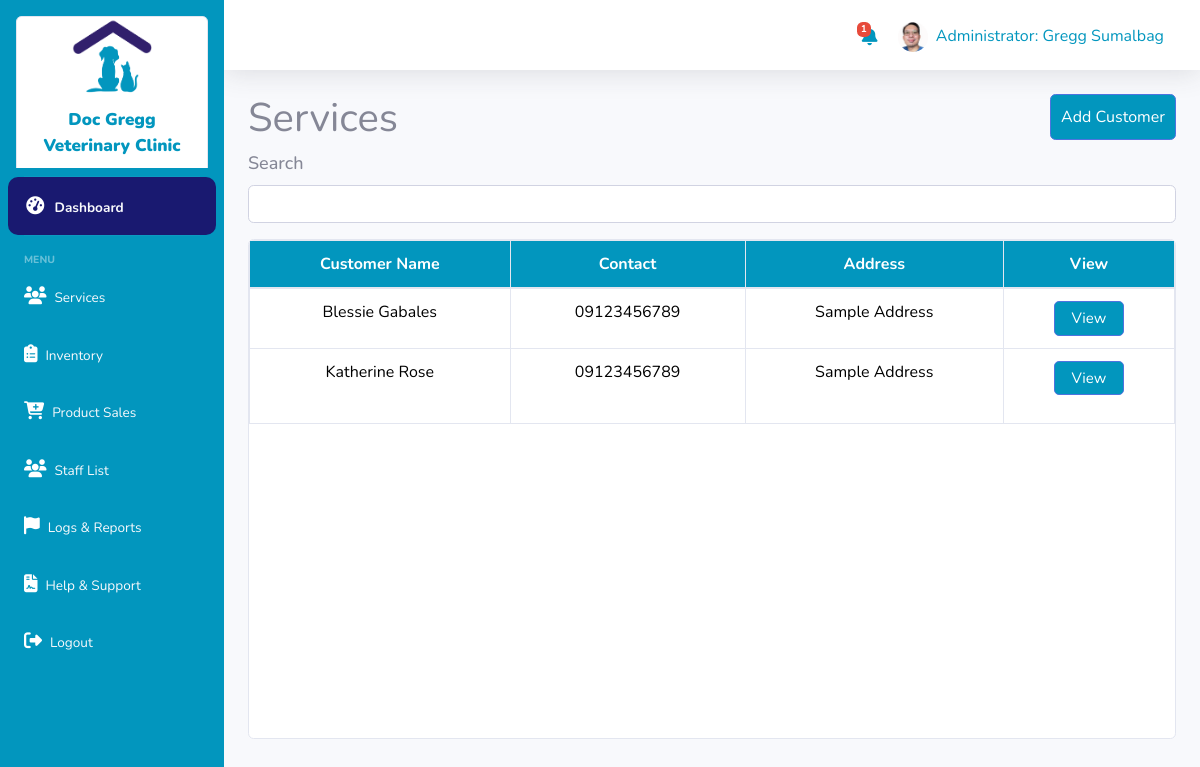
The app's page /admin/services.php (signed in) with its own data.
### tables this page shows
CREATE TABLE `tbl_user` (
  `id_user` int NOT NULL,
  `customer_name` text NOT NULL,
  `customer_contact` text NOT NULL,
  `customer_address` text NOT NULL,
  `staff_name` text NOT NULL,
  `created_at` timestamp NOT NULL,
  `deleted_at` text
);

### admin/services.php (the view, shortened to what this page needs)
<?php
    require('../classes/staff.class.php');
    $userdetails = $bmis->get_userdata();
    $user = $staffbmis->view_single_staff($userdetails['id_admin']);
    $bmis->validate_admin();
    $staffbmis->delete_services();
    $page = isset($_GET['page']) ? $_GET['page'] : 1;
    $recordsPerPage = 5;
    $view = $staffbmis->view_customers($page, $recordsPerPage);
?>
<?php
    include('dashboard_sidebar_start.php');
?>
<div class="container-fluid">
    <div class="row">
        <div class="col-md-6"><h1 class="">Services</h1></div>
        <div class="col-md-6"><a href="create_customer.php" style="float:right;padding: 10px" class="btn btn-primary">Add Customer</a></div>
    </div>
    <div class="row">
        <div class="col-md-12">
            <div class="row">
                <div class="col-md-12">
                    <div class="form-group">
                        <label> Search </label>
                        <input type="text" class="form-control" id="searchInput" name="name"  value="" required>
                    </div>
                </div>
            </div>
            <div class="card" style="height: 500px; overflow: auto;">
                <table class="table table-hover text-center table-bordered">
                    <form action="" method="post">
                        <thead style="background: #0296be;color:#fff;" class="sticky">
                            <tr>
                                <th> Customer Name </th>
                                <th> Contact </th>
                                <th> Address </th>
                                <th> View </th>
                            </tr>
                        </thead>
                        <tbody>
                            <?php if (is_array($view) && count($view) > 0) { ?>
                                <?php foreach ($view as $item) { ?>
                                    <tr>
                                        <td data-fullname="<?= htmlspecialchars($item['customer_name']); ?>">
                                            <?= strlen($item['customer_name']) > 20 ? substr($item['customer_name'], 0, 20) . '...' : $item['customer_name']; ?>
                                        </td>
                                        <td> <?= $item['customer_contact'] ?> </td>
                                        <td> <?= $item['customer_address'] ?> </td>
                                        <td>
                                            <form action="" method="post">
                                                <a href="view_customer.php" class="btn btn-primary" style="width: 70px;padding:5px; font-size: 15px; border-radius:5px;">View</a>
                                            </form>
                                        </td>
                                    </tr>
                                <?php } ?>
                            <?php } else { ?>
                                <tr>
                                    <td colspan="4">No Data Found</td>
                                </tr>
                            <?php } ?>
                        </tbody>
                    </form>
                </table>
            </div>
        </div>
    </div>
</div>

### admin/dashboard_sidebar_start.php (shortened to what this page needs)
<!DOCTYPE html>
<html lang="en">
<head>
    <link href="vendor/fontawesome-free/css/all.min.css" rel="stylesheet" type="text/css">
        <link href="https://cdn.jsdelivr.net/npm/bootstrap@5.3.2/dist/css/bootstrap.min.css" rel="stylesheet">
    <link href="../css/sidenav.css" rel="stylesheet">
    <link href="../css/sb-admin-2.css" rel="stylesheet">
</head>
<body id="page-top">
    <div id="wrapper">
        <?php
            $userdetails = $bmis->get_userdata();
            $userRole = $userdetails['role'];
            $user_picture = $user['picture'];
        ?>
    <ul class="navbar-nav sidebar p-2 sidebar-dark fixed-sidebar shadow accordion" id="accordionSidebar">
        <div class="card sss m-2">
            <img class="logo" src="../assets/logo.png">
            <div class="sidebar-brand-text">
                Doc Gregg <br>Veterinary Clinic
            </div>
        </div>
        <?php if ($userRole === 'administrator') : ?>
        <li class="nav-item" id="dashboard">
            <a class="nav-link text-light" href="admin_dashboard.php">
                <i class="fas fa-fw fa-tachometer-alt"></i>
                <span>Dashboard</span>
            </a>
        </li>
        <hr class="sidebar-divider">
        <div class="sidebar-heading">
            Menu
        </div>
            <li class="nav-item" id="client">
                <a class="nav-link text-light" href="services.php">
                    <i class="fas fa-users"></i>
                    <span>Services</span>
                </a>
            </li>
            <li class="nav-item" id="inventory">
                <a class="nav-link text-light" href="admin_inventory.php">
                <i class="fas fa-clipboard-list"></i>
                    <span>Inventory</span>
                </a>
            </li>
            <li class="nav-item" id="sales">
                <a class="nav-link text-light" href="admin_product_sale.php">
                    <i class="fas fa-cart-plus"></i>
                    <span>Product Sales</span>
                </a>
            </li>
            <li class="nav-item" id="staff">
                <a class="nav-link text-light" href="admin_staff_list.php">
                <i class="fas fa-users"></i>
                    <span>Staff List</span>
                </a>
            </li>
            <li class="nav-item" id="reports">
                <a class="nav-link text-light" href="admin_reports_logs.php">
                <i class="fas fa-flag"></i>
                    <span>Logs & Reports</span>
                </a>
            </li>
        <?php endif; ?>
        <li class="nav-item" id="help">
            <a class="nav-link text-light" href="admin_help.php">
                <i class="fas fa-file-contract"></i>
                <span>Help & Support</span>
            </a>
        </li>
        <li class="nav-item" id="logout">
            <a class="nav-link text-light" href="logout.php">
                <i class="fas fa-sign-out-alt"></i>
                <span>Logout</span>
            </a>
        </li>
    </ul>
        <div id="content-wrapper">
            <div id="content">
                <nav class="navbar navbar-expand navbar-light bg-white topbar mb-4 static-top shadow fixed-navbar">
                    <ul class="navbar-nav ml-auto">
                        <li class="nav-item mt-4">
                        <?php if ($userRole === 'administrator') : ?>
                            <?php $lowInventoryCount = $staffbmis->count_low_inventory(); ?>
                                <a href="admin_low_inventory.php" style="position: relative;">
                                    <i class="fas fa-bell " style="font-size: 20px;color: #0296be !important;"></i>
                                    <?php if($lowInventoryCount > 0) : ?>
                                    <span class="badge badge-danger" style="font-size:10px; position: absolute; top: -5; left: -5;"><?php echo $lowInventoryCount; ?></span>
                                </a>&nbsp;
                            <?php endif; ?>
                        <?php endif; ?>
                        </li>
                            <li class="nav-item dropdown">
                                <a class="nav-link" href="admin_myprofile.php" id="userDropdown" role="button" aria-haspopup="true" aria-expanded="false">
                                <?php if (empty($user_picture)): ?>
                                    <img src="../assets/placeholder/user-placeholder.png" class="rounded-circle mr-2" style="width: 30px;" alt="User Picture"> <h6 class="mr-2 mt-2 d-lg-inline text-primary"><?= ucfirst($userdetails['role']) ?>: <?= $userdetails['fname']?> <?= $userdetails['lname']?></h6>
                                <?php else: ?>
                                    <img src="<?= $user_picture ?>" class="rounded-circle mr-2" style="width: 30px;"  alt="User Picture"> <h6 class="mr-2 mt-2 d-lg-inline text-primary"><?= ucfirst($userdetails['role']) ?>: <?= $userdetails['fname']?> <?= $userdetails['lname']?></h6>
                                <?php endif; ?>
                                </a>
                            </li>
                    </ul>
                </nav>

### css/sidenav.css (style rules this page uses)
.sidebar { background: rgb(2,150,190); }
.sidebar-brand-text { color: rgb(2,150,190); font-size: 20px; margin: 0; }
img { display: block; margin: 0 auto; }
.sidebar-brand-text { padding: 10px; text-align: center; font-weight:900; }
.nav-item { padding-top: 3px; }
.nav-link { font-size: 15px; color: none; }
.container-fluid { overflow: hidden; }

### admin/dashboard_sidebar_start.php (style rules this page uses)
.btn-primary { background: #0296be !important; }
.sidebar .active { background: #191970; border-radius: 10px; }
.fas { color: #fff !important; font-size: 18px !important; }
label { font-weight: 500; font-size: 18px; }
.table th { background: #0296be; color: white; }
.logo { width:80px; height: 80px; }
.sss .sidebar-brand-text { font-size: 17px; }

### admin/services.php (style rules this page uses)
thead.sticky { position: sticky; top: 0; z-index: 100; }

### records on screen
tbl_user: customer_name "Blessie Gabales", customer_contact "09123456789", customer_address "Sample Address"
tbl_user: customer_name "Katherine Rose", customer_contact "09123456789", customer_address "Sample Address"

### other values on screen
$lowInventoryCount "1"
$userdetails['role'] "Administrator"
$userdetails['fname'] "Gregg"
$userdetails['lname'] "Sumalbag"
